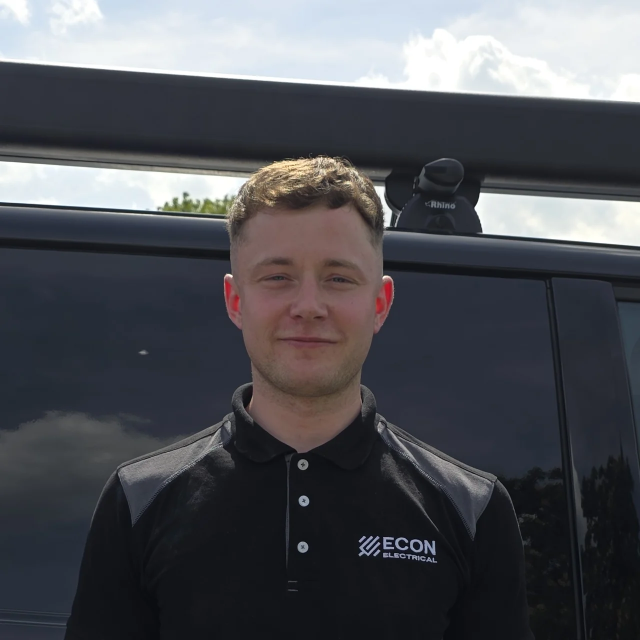
#> input picture build/_assets/assets/img/team/team-ashley-1280.webp, 1280 x 1280 px, given in place of Ash.jpg, which was not available (shown at 1/2 size)
$ python add_team.py
#> lines starting #> are read from the running program, lines starting #| are printed output that depends on the picture
"""Team portraits.

The van shoot replaces four of the six headshots. media.py cannot do this job
because it rebuilds from the old WordPress library, and these photos never went
near WordPress, so the crops live here where they are recorded and survive a
rebuild rather than sitting in an edited file somewhere.

FACE holds the centre of each man's face in pixels of his own frame, measured off
the originals. Everything else is derived from it, so the framing stays consistent
across the six tiles: same head size, same amount of head room, eyes on the same
line. That consistency is the only reason a grid of portraits looks deliberate
rather than like six photos that happen to be next to each other.

Matthew is a separate case. The photo on the page is one the lads are not happy
with and there is no replacement yet, so his tile is blurred back to a dark card
instead: he stays listed, his face is not on show, and the tile reads as a
deliberate placeholder rather than a mistake. Swap in a real photo when there is
one and delete the BLUR block.
"""
import json
import os
from PIL import Image, ImageEnhance, ImageFilter, ImageOps

HERE = os.path.dirname(os.path.abspath(__file__))
# The camera originals, straight off Jonathan's machine, rather than the copies that
# came through the chat: same four photographs, but 3000x4000 instead of 1932x2576
# and without a second round of compression. His own file names are what confirmed
# which man is which, so the mapping below is his, not a guess from the faces.
UP = '/mnt/user-data/uploads/Downloads'
OUT = os.path.join(HERE, '_assets')
TEAM_DIR = 'assets/img/team'

# key -> (source file, face centre x, face centre y) in pixels of the 3000x4000 frame,
# after EXIF rotation is applied. The files are stored landscape with a rotate flag,
# so anything that reads them without honouring it measures the wrong axis.
FACE = {
    'ashley':  ('Ash.jpg', 1543, 1314),
    'robert':  ('Rob.jpg', 1467, 1579),
    'cameron': ('Cam.jpg', 1500, 1346),
    'max':     ('Max.jpg', 1416, 1613),
}

# Square side, and where down that square the face centre sits. 0.44 leaves head
# room above and brings the shoulders and the branded polo into the bottom of the
# frame; much higher and the chin crowds the lower edge. 900 is as tight as the
# crop goes before the Econ badge on the polo drops out of shot, which is worth
# keeping: it is the only thing in these four tiles that says who they work for.
SIDE = 1398
FACE_Y = 0.44

# Two variants. The tile is about 30vw on a wide screen, so on a retina display it
# is asked for roughly 900 device pixels and a lone 640 looks soft. The crop is the
# ceiling, so the large variant is whatever SIDE allows rather than a fixed number.
WIDTHS = (640, 1280)


def square(im, cx, cy, side):
    """Crop a square around a face, nudged back inside the frame if it overhangs."""
    left, top = cx - side // 2, cy - round(side * FACE_Y)
    left = max(0, min(left, im.width - side))
    top = max(0, min(top, im.height - side))
    return im.crop((left, top, left + side, top + side))


def write(im, key):
    variants = []
    # never upscale, and skip a second variant that would sit on top of the first
    widths = sorted({min(w, im.width) for w in WIDTHS})
    if len(widths) == 2 and widths[1] < widths[0] * 1.3:
        widths = widths[1:]
    for w in widths:
        v = im.resize((w, w), Image.LANCZOS)
        rel = '%s/team-%s%s.webp' % (TEAM_DIR, key, '' if w == widths[0] else '-%d' % w)
        v.save(os.path.join(OUT, rel), 'WEBP', quality=86, method=6)
        variants.append({'path': rel, 'w': w, 'h': w})
    return variants


def blurred_card(src, side=640):
    """Matthew's tile: his photo blurred past recognition and sunk into black.

    The blur is done on a downscale and then enlarged, which destroys the detail
    rather than merely smearing it, so nothing comes back by sharpening the file.
    """
    im = Image.open(src).convert('RGB')
    s = min(im.size)
    im = im.crop(((im.width - s) // 2, 0, (im.width - s) // 2 + s, s)).resize((side, side), Image.LANCZOS)
    small = im.resize((side // 26, side // 26), Image.LANCZOS)
    im = small.resize((side, side), Image.BICUBIC).filter(ImageFilter.GaussianBlur(18))
    # Sink the edges into the panel colour so the tile has no hard border, but leave
    # the middle alone: the grid sits on a near black page, and a tile darkened all
    # over disappears into it and reads as an image that failed to load.
    dark = Image.new('RGB', (side, side), (12, 14, 12))
    mask = Image.new('L', (side, side), 0)
    for i in range(side // 2):
        v = int(255 * (i / (side / 2)) ** 0.8)
        mask.paste(v, (i, i, side - i, side - i))
    im = Image.composite(im, dark, mask.filter(ImageFilter.GaussianBlur(40)))

    # Finally match the brightness of the photographed tiles, which average about 62
    # once the grid's greyscale filter is applied. Matching it is what makes this read
    # as a deliberately soft portrait sitting among five sharp ones, rather than a hole
    # in the grid. Measured, not guessed, so it stays right if the blur above is retuned.
    g = ImageOps.grayscale(im)
    px = list(g.resize((80, 80)).tobytes())
    mean = sum(px) / len(px)
    if mean > 1:
        im = ImageEnhance.Brightness(im).enhance(min(3.0, 62.0 / mean))
    return im


def main():
    man = json.load(open(os.path.join(OUT, 'media.json')))
#> (reads build/_assets/media.json from the repository)
    os.makedirs(os.path.join(OUT, TEAM_DIR), exist_ok=True)

    for key, (fn, cx, cy) in FACE.items():
        im = ImageOps.exif_transpose(Image.open(os.path.join(UP, fn))).convert('RGB')
#> im is the input picture: PIL image 1280x1280 RGB; mean R, G, B 79.3, 80.7, 85.9
        variants = write(square(im, cx, cy, SIDE), key)
#> in square, `return im.crop((left, top, left + side, top + side))`:
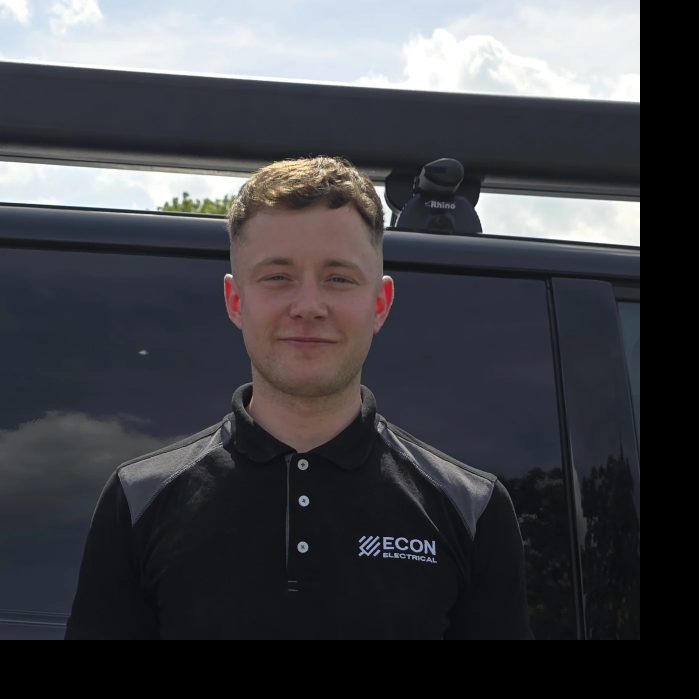
#> returned value: PIL image 1398x1398 RGB (shown at 1/2 size); mean R, G, B 66.5, 67.7, 72
#> in write, `variants = []`: variants = []
#> the loop in write, `for w in widths:` made 2 passes
#> pass 1, in write, `v = im.resize((w, w), Image.LANCZOS)`:
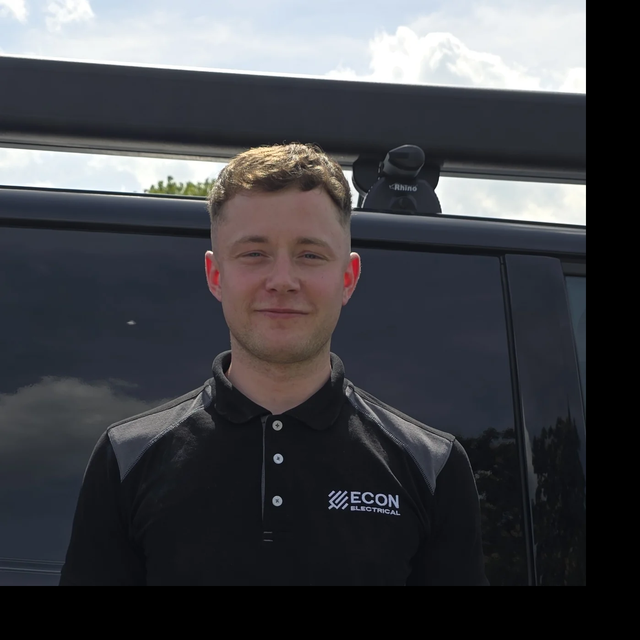
#> v: PIL image 640x640 RGB; mean R, G, B 66.5, 67.7, 72
#> after the loop in write, `for w in widths:`: variants = 2 items
#> variants = 2 items
        entry = man['images'].setdefault('team-' + key, {})
        entry['variants'] = variants
        entry.pop('src_old', None)          # no longer a WordPress image
        print('team-%-8s %s' % (key, [v['w'] for v in variants]))
#| team-ashley   [640, 1280]
#> pass 2 of the loop in main, `for key, (fn, cx, cy) in FACE.items():`:
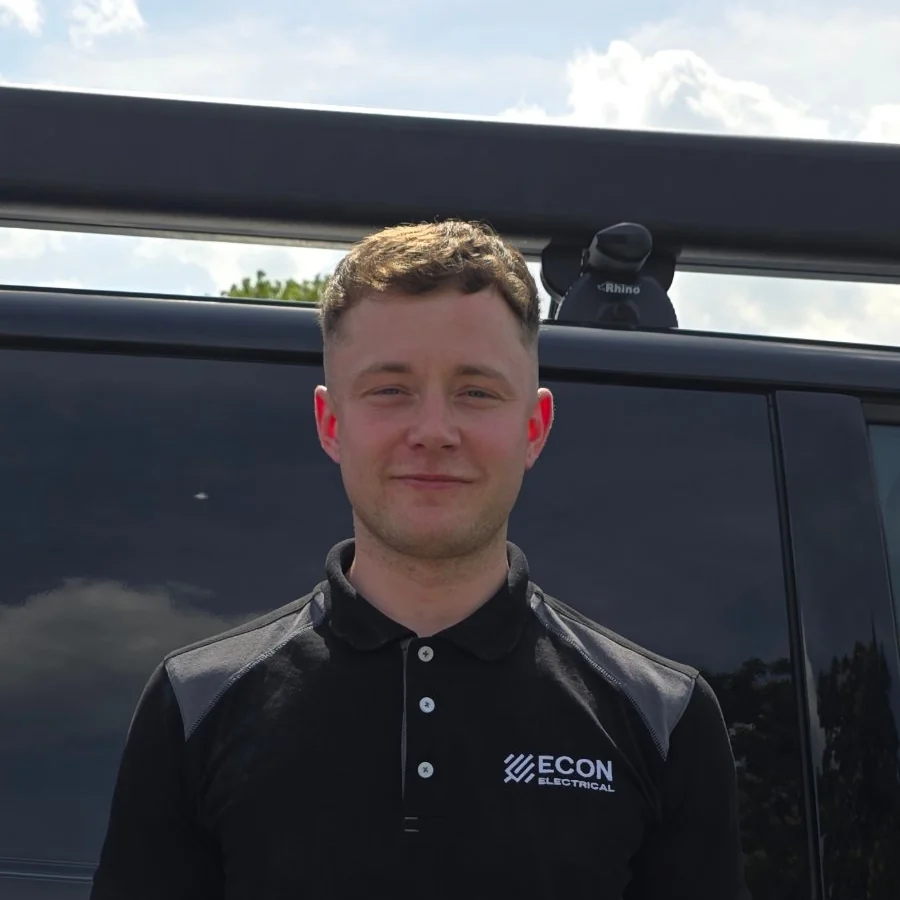
#> input picture build/_assets/assets/img/team/team-ashley-900.webp, 900 x 900 px, given in place of Rob.jpg, which was not available
#> in main, im is the input picture: PIL image 900x900 RGB; mean R, G, B 79.2, 80.6, 86.4
#> in square (call 2), `return im.crop((left, top, left + side, top + side))`:
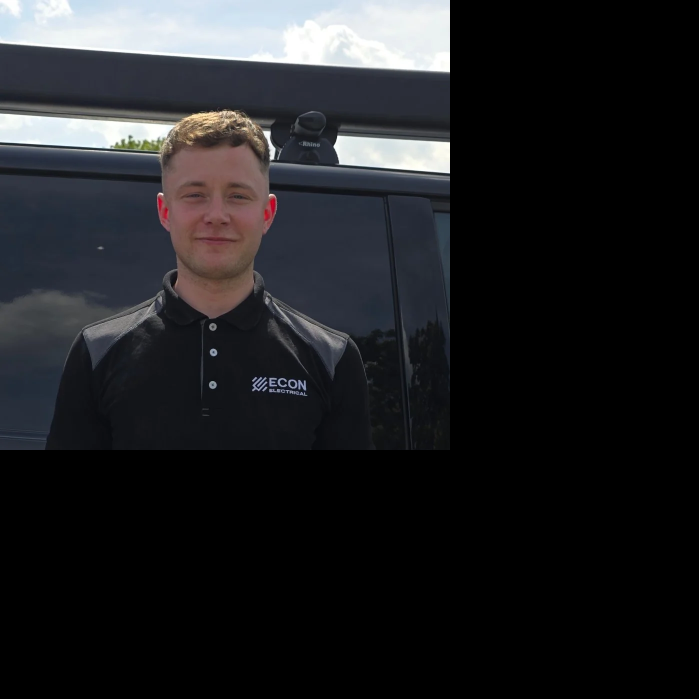
#> returned value: PIL image 1398x1398 RGB (shown at 1/2 size); mean R, G, B 32.8, 33.4, 35.8
#> in write (call 2), `variants = []`: variants = []
#> the loop in write (call 2), `for w in widths:` made 2 passes
#> pass 1, in write (call 2), `v = im.resize((w, w), Image.LANCZOS)`:
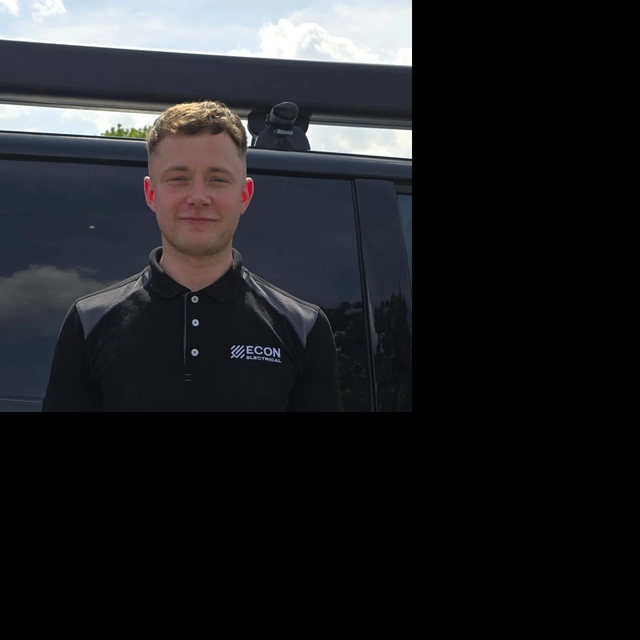
#> v: PIL image 640x640 RGB; mean R, G, B 32.8, 33.4, 35.8
#> after the loop in write (call 2), `for w in widths:`: variants = 2 items
#| team-robert   [640, 1280]

    # Always blur from the untouched original, never from the published tile, or a
    # second run blurs an already blurred image and the file degrades a step each time.
    # The original lives in originals/, deliberately outside _assets: everything under
    # _assets/assets is copied wholesale to the live site, so an unblurred copy left
    # there would be served to anyone who asked for it and the blur would be pointless.
    src = os.path.join(OUT, TEAM_DIR, 'team-matthew.webp')
    card = blurred_card(os.path.join(HERE, 'originals', 'team-matthew.webp'))
    card.save(src, 'WEBP', quality=84, method=6)
    man['images']['team-matthew'] = {'variants': [{'path': '%s/team-matthew.webp' % TEAM_DIR,
                                                   'w': card.width, 'h': card.height}]}
    print('team-matthew blurred to a dark card')

    json.dump(man, open(os.path.join(OUT, 'media.json'), 'w'), indent=1, sort_keys=True)


if __name__ == '__main__':
#> (the run stopped early here; a loop or call above may not have finished)
